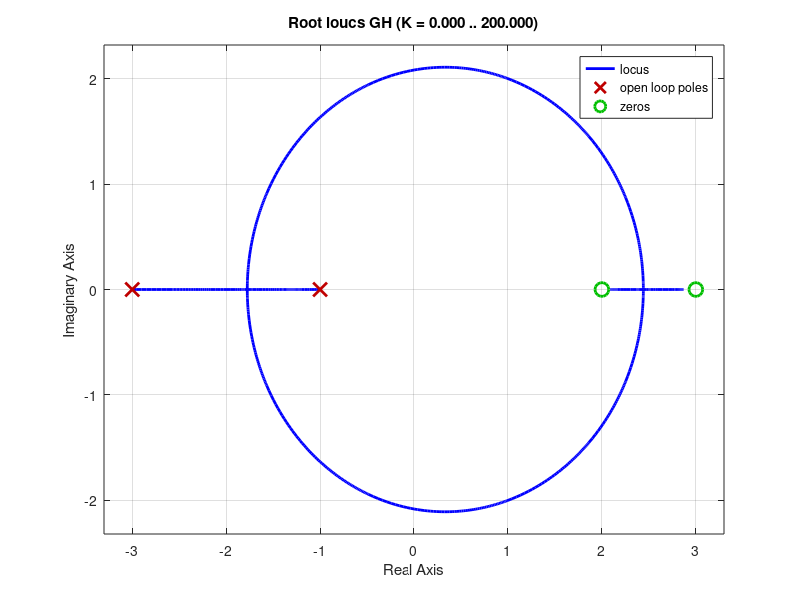
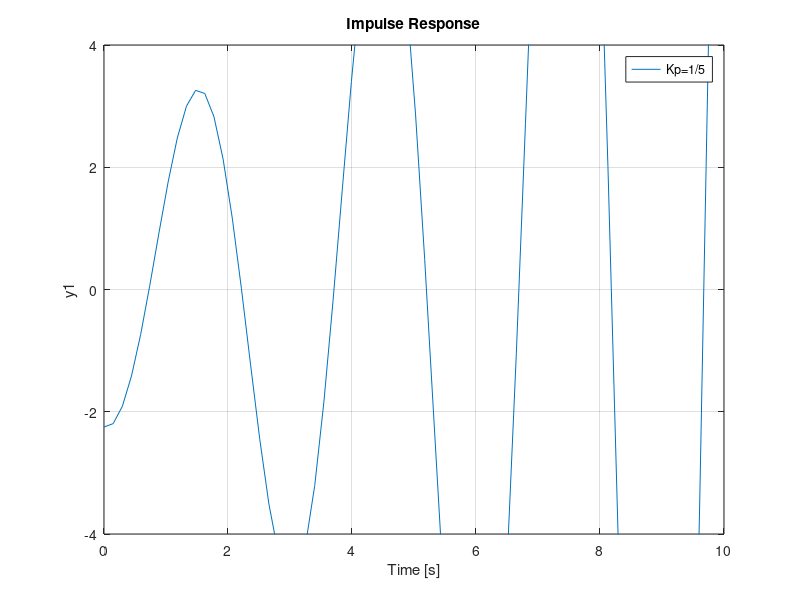

The MATLAB script that drew these images, in order:
close all; clear, clc

z = [3 2];
p = [-3 -1];
k = 1;

GH = zpk(z,p,k);
rlocus(GH)

Kp = 1/5;
C = pid(Kp,0,0);
CGH = series(C,GH);
L = feedback(CGH,1);
figure, impulse(L), grid on, hold on

Kp = 2/5;
C = pid(Kp,0,0);
CGH = series(C,GH);
L = feedback(CGH,1);
impulse(L)

Kp = 3/5;
C = pid(Kp,0,0);
CGH = series(C,GH);
L = feedback(CGH,1);
impulse(L)

Kp = 4/5;
C = pid(Kp,0,0);
CGH = series(C,GH);
L = feedback(CGH,1);
impulse(L)

Kp = 5/5;
C = pid(Kp,0,0);
CGH = series(C,GH);
L = feedback(CGH,1);
impulse(L)

legend('Kp=1/5','Kp=2/5','Kp=3/5','Kp=4/5','Kp=5/5')
axis([0 10 -4 4])